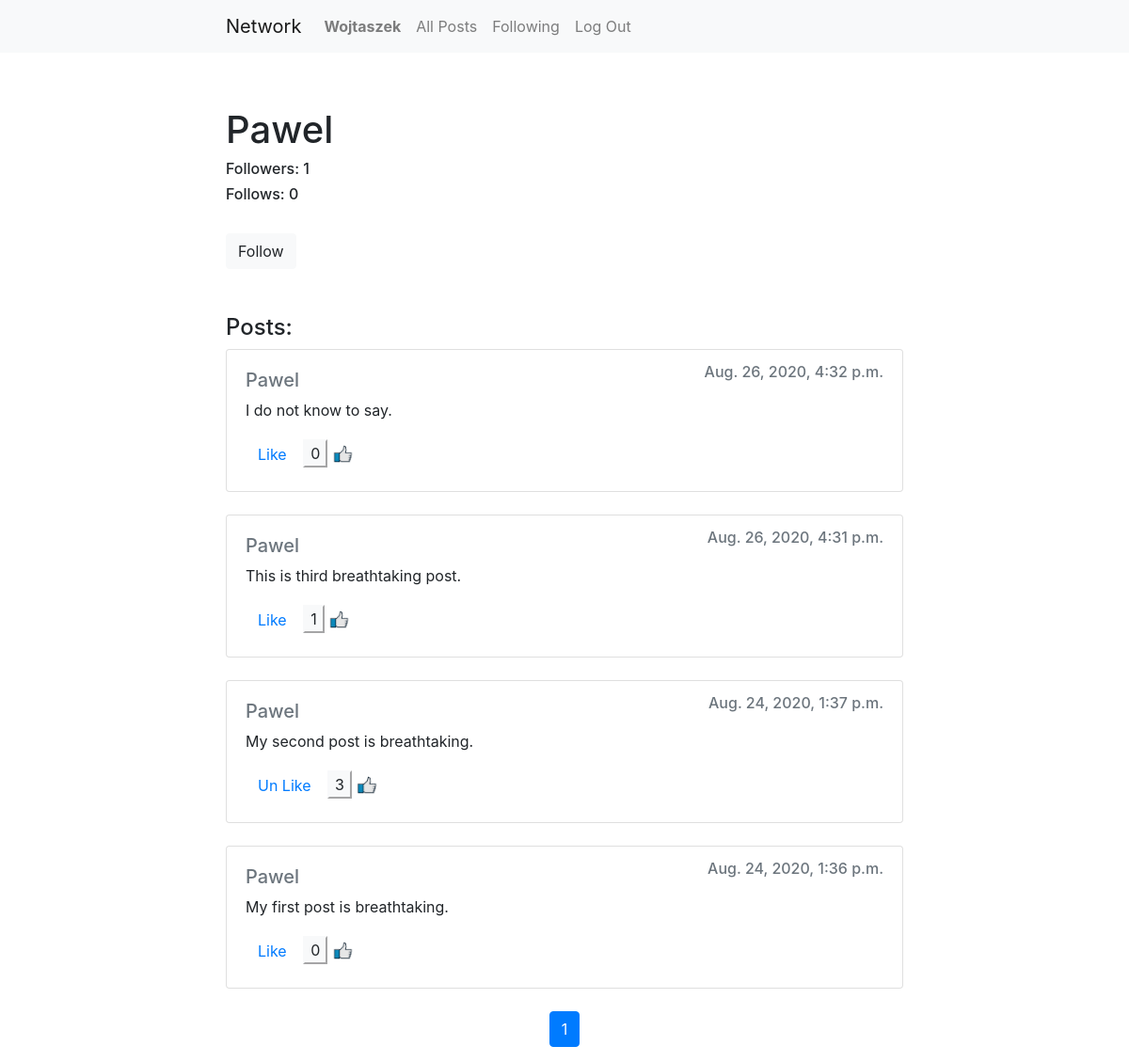
The page /user/2 (signed in) on the database its author committed.
### network/models.py (models this page shows, shortened)
class User(AbstractUser):
    follow_users = models.ManyToManyField("network.User", related_name="followers", blank=True)
    def following_count(self):
        return self.follow_users.aggregate(Count('pk'))['pk__count']
    def followers_count(self):
        return self.followers.aggregate(Count('pk'))['pk__count']

class Post(models.Model):
    creator = models.ForeignKey("User", on_delete=models.CASCADE, related_name="posts")
    content = models.CharField(max_length=10000)
    timestamp = models.DateTimeField(auto_now_add=True)
    def num_likes(self):
        return self.likes.aggregate(Count('pk'))['pk__count']

class Like(models.Model):
    creator = models.ForeignKey("User", on_delete=models.CASCADE, related_name="likes")
    post = models.ForeignKey(Post, on_delete=models.CASCADE, related_name="likes")

### network/views.py (the view)
# urls.py: path("user/<int:user_id>", views.user_view, name="user_view"),
def user_view(request, user_id):
    if not request.user.is_authenticated:
        return render(request, "network/log_in_alert.html")
    owner = User.objects.get(id=user_id)
    is_following = False
    followers = request.user.follow_users
    try:
        followers.get(id=user_id)
        is_following = True
    except User.DoesNotExist:
        pass
    return render(request, "network/user_site.html", {
        "owner": owner,
        "is_following": is_following,
        "page_obj": make_listing(request, Post.objects.order_by("-timestamp").filter(creator=owner))
    })

### network/views.py (called while the page is built)
def make_listing(request, posts):
    paginator = Paginator(posts, 10)
    if request.method == "GET":
        page_number = request.GET.get("page")
    else:
        page_number = 1
    page_obj = paginator.get_page(page_number)
    return page_obj

### network/templates/network/user_site.html (shortened to what this page needs)
{% extends "network/posts_template.html" %}
{% block heading %}
    <br/><br/>
    <h1>{{ owner.username }}</h1>
    <h6>Followers: {{ owner.followers_count }}</h6>
    <h6>Follows: {{ owner.following_count }}</h6>
    <br/>
    {% if user.is_authenticated %}
    {% if owner.id != user.id %}
        <form action="{% url 'follow_user' owner.id %}" method="post">
        {% if is_following %}
            <input type="submit" class="btn btn-light" value="UnFollow">
        {% else %}
            <input type="submit" class="btn btn-light" value="Follow">
        {% endif %}
        </form>
    {% endif %}
    {% endif %}
    <br/><br/>
    <h4>Posts:</h4>
{% endblock %}

### network/templates/network/posts_template.html (shortened to what this page needs)
{% extends "network/layout.html" %}
{% load static %}
{% block body %}
{% block heading %}
{% endblock %}
        {% for post in page_obj %}
        <div id="post{{ post.id }}" data-creator="{{ post.creator.id }}" class="card">
            <div class="card-body">
                <h6 class="card-subtitle mb-2 text-muted" style="float: right">{{ post.timestamp }}</h6>
                <h5><a class="card-subtitle mb-2 text-muted" href="{% url 'user_view' post.creator.id %}">{{ post.creator }}</a></h5>
                <p id="content{{ post.id }}" class="card-text">{{ post.content }}</p>
                {% if user.is_authenticated %}
                    {% if user.id == post.creator.id %}
                        <button data-post="{{ post.id }}" class="edit btn btn-light" style="float: right">Edit</button>
                    {% else %}
                        <button id="like_button{{ post.id }}" data-post="{{ post.id }}" class="like btn btn-link">
                        {% for like in post.likes.all %}
                            {% if like.creator.id == user.id %}
                                Un
                            {% endif %}
                        {% endfor %}
                        Like</button>
                    {% endif %}
                {% endif %}
                <button id="likes{{ post.id }}" class="disabled btn-light">{{ post.num_likes }}</button>
                <img id="like-image" src="{% static 'network/like.jpg' %}">
            </div>
        </div>
        <br/>
    {% endfor %}
    <nav aria-label="...">
        <ul class="pagination justify-content-center">
            <li class="page-item active" aria-current="page">
                <span class="page-link">
                    {{ page_obj.number }}
                </span>
            </li>
        </ul>
    </nav>
{% endblock %}

### network/templates/network/layout.html (shortened to what this page needs)
{% load static %}
<!DOCTYPE html>
<html lang="en">
    <head>
        <link rel="stylesheet" href="https://stackpath.bootstrapcdn.com/bootstrap/4.4.1/css/bootstrap.min.css">
        <link href="{% static 'network/styles.css' %}" rel="stylesheet">
    </head>
    <body>
        <div id="navbar">
        <nav class="navbar navbar-expand-lg navbar-light bg-light">
            <a class="navbar-brand" href="#">Network</a>
            <div>
              <ul class="navbar-nav mr-auto">
                {% if user.is_authenticated %}
                    <li class="nav-item">
                        <a class="nav-link" href="{% url 'user_view' user.id %}"><strong>{{ user.username }}</strong></a>
                    </li>
                {% endif %}
                <li class="nav-item">
                  <a class="nav-link" href="{% url 'index' %}">All Posts</a>
                </li>
                {% if user.is_authenticated %}
                    <li class="nav-item">
                        <a class="nav-link" href="{% url 'following' %}">Following</a>
                    </li>
                    <li class="nav-item">
                        <a class="nav-link" href="{% url 'logout' %}">Log Out</a>
                    </li>
                {% endif %}
              </ul>
            </div>
          </nav>
        </div>
        <div class="body">
            {% block body %}
            {% endblock %}
        </div>
    </body>
</html>

### network/static/network/styles.css (style rules this page uses)
.navbar { padding-left: 20%; padding-right: 20%; }
.body { padding-top: 10px; padding-left: 20%; padding-right: 20%; }
.disabled { pointer-events: none; cursor: default; }
#like-image { height: 20px; }

### rows shown on the page
User: username "Wojtaszek"
User: username "Pawel", followers_count "1", following_count "0"
Post: timestamp "Aug. 26, 2020, 4:32 p.m.", creator "Pawel", content "I do not know to say.", num_likes "0"
Post: timestamp "Aug. 26, 2020, 4:31 p.m.", creator "Pawel", content "This is third breathtaking post.", num_likes "1"
Post: timestamp "Aug. 24, 2020, 1:37 p.m.", creator "Pawel", content "My second post is breathtaking.", num_likes "3"
Like: shows "Un"
Post: timestamp "Aug. 24, 2020, 1:36 p.m.", creator "Pawel", content "My first post is breathtaking.", num_likes "0"

### other values the page prints
{{ page_obj.number }} "1"
